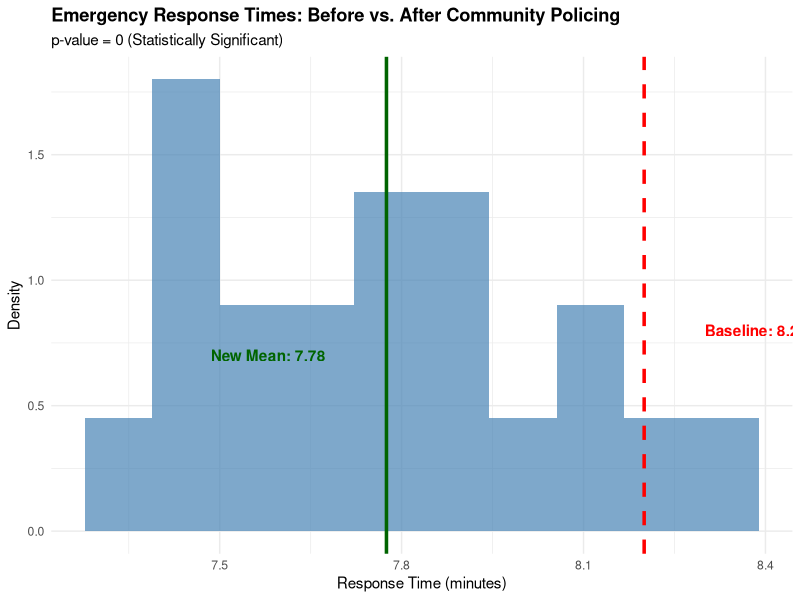
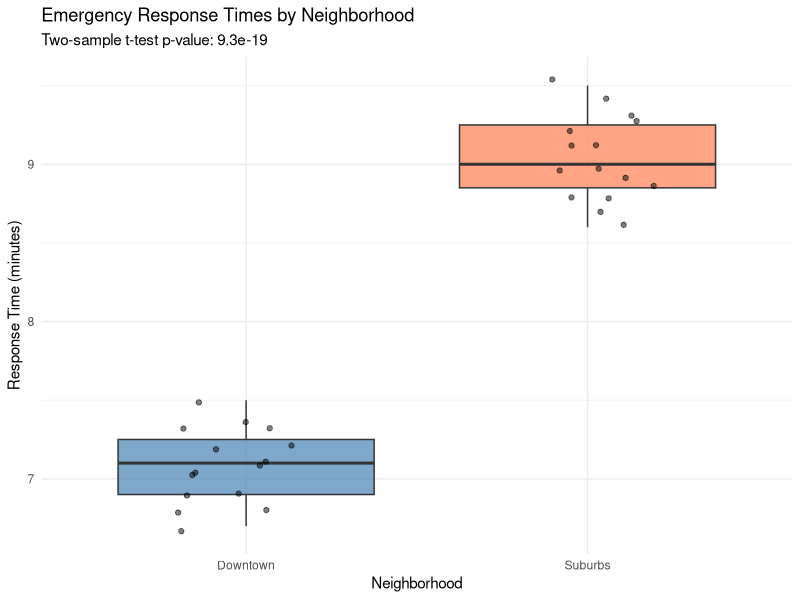

Source code (R) for these figures, in order:
## ---- chunk 1
knitr::opts_chunk$set(echo = TRUE, warning = FALSE, message = FALSE)
## ---- chunk 2
library(tidyverse)
## ---- chunk 3
# Response times (in minutes) after the community policing program
response_times <- c(
  7.8, 8.1, 7.5, 7.9, 8.3,
  7.6, 7.4, 8.0, 7.7, 7.8,
  8.2, 7.3, 7.9, 7.5, 8.1,
  7.6, 7.8, 7.4, 7.7, 7.9
)

# Known baseline (before the program)
baseline_mean <- 8.2
baseline_sd <- 1.5
alpha <- 0.05

# Create a tibble
response_data <- tibble(
  call_number = 1:20,
  response_time = response_times
)

# View the data
response_data
## ---- chunk 4
# Calculate summary statistics for the new response times
summary_stats <- response_data |>
  summarize(
    sample_size = n(),
    sample_mean = mean(response_time),
    sample_sd = sd(response_time),
    standard_error = sample_sd / sqrt(sample_size),
    min_time = min(response_time),
    max_time = max(response_time)
  )

summary_stats
## ---- chunk 5
# Perform the t-test
t_test_result <- t.test(
  response_data$response_time,
  mu = baseline_mean,
  alternative = "less"  # We expect times to be LESS (faster)
)

t_test_result
## ---- chunk 6
# Extract key values
t_statistic <- t_test_result$statistic
p_value <- t_test_result$p.value
conf_interval <- t_test_result$conf.int

# Create interpretation
interpretation <- tibble(
  Metric = c(
    "Baseline Mean (before program)",
    "Sample Mean (after program)",
    "Difference",
    "t-statistic",
    "p-value",
    "Significant at α = 0.05?"
  ),
  Value = c(
    paste(baseline_mean, "minutes"),
    paste(round(summary_stats$sample_mean, 2), "minutes"),
    paste(round(baseline_mean - summary_stats$sample_mean, 2), "minutes faster"),
    round(t_statistic, 3),
    format(p_value, scientific = FALSE, digits = 4),
    ifelse(p_value < alpha, "Yes - Reject null hypothesis", "No - Fail to reject null hypothesis")
  )
)

knitr::kable(interpretation, caption = "Hypothesis Test Results")
## ---- chunk 7
# Create a visualization showing the distribution and our sample mean
ggplot(response_data, aes(x = response_time)) +
  geom_histogram(aes(y = after_stat(density)), bins = 10, fill = "steelblue", alpha = 0.7) +
  geom_vline(xintercept = baseline_mean, color = "red", linetype = "dashed", size = 1.2) +
  geom_vline(xintercept = summary_stats$sample_mean, color = "darkgreen", size = 1.2) +
  annotate("text", x = baseline_mean + 0.1, y = 0.8,
           label = paste("Baseline:", baseline_mean),
           color = "red", hjust = 0, fontface = "bold") +
  annotate("text", x = summary_stats$sample_mean - 0.1, y = 0.7,
           label = paste("New Mean:", round(summary_stats$sample_mean, 2)),
           color = "darkgreen", hjust = 1, fontface = "bold") +
  labs(
    title = "Emergency Response Times: Before vs. After Community Policing",
    subtitle = paste0("p-value = ", round(p_value, 4),
                      ifelse(p_value < 0.05, " (Statistically Significant)", " (Not Significant)")),
    x = "Response Time (minutes)",
    y = "Density"
  ) +
  theme_minimal() +
  theme(plot.title = element_text(face = "bold"))
## ---- chunk 8
# Create data for two neighborhoods
neighborhood_data <- tibble(
  neighborhood = c(rep("Downtown", 15), rep("Suburbs", 15)),
  response_time = c(
    # Downtown times
    7.2, 6.8, 7.5, 7.1, 6.9, 7.3, 7.0, 6.7, 7.4, 7.2, 6.8, 7.1, 7.0, 6.9, 7.3,
    # Suburban times
    9.1, 8.7, 9.3, 8.9, 9.5, 8.8, 9.2, 9.0, 8.6, 9.4, 9.1, 8.8, 9.3, 9.0, 8.9
  )
)

# View summary by neighborhood
neighborhood_data |>
  group_by(neighborhood) |>
  summarize(
    mean_time = mean(response_time),
    sd_time = sd(response_time),
    n = n()
  )
## ---- chunk 9
# Two-sample t-test
two_sample_test <- t.test(response_time ~ neighborhood, data = neighborhood_data)
two_sample_test
## ---- chunk 10
# Visualize the comparison
ggplot(neighborhood_data, aes(x = neighborhood, y = response_time, fill = neighborhood)) +
  geom_boxplot(alpha = 0.7) +
  geom_jitter(width = 0.2, alpha = 0.5) +
  scale_fill_manual(values = c("Downtown" = "steelblue", "Suburbs" = "coral")) +
  labs(
    title = "Emergency Response Times by Neighborhood",
    subtitle = paste("Two-sample t-test p-value:", format(two_sample_test$p.value, scientific = TRUE, digits = 3)),
    x = "Neighborhood",
    y = "Response Time (minutes)"
  ) +
  theme_minimal() +
  theme(legend.position = "none")
## ---- chunk 11
# Create a table explaining p-value interpretation
p_value_guide <- tibble(
  `P-value Range` = c("p < 0.001", "0.001 ≤ p < 0.01", "0.01 ≤ p < 0.05", "p ≥ 0.05"),
  `Interpretation` = c(
    "Very strong evidence against null hypothesis",
    "Strong evidence against null hypothesis",
    "Moderate evidence against null hypothesis",
    "Insufficient evidence to reject null hypothesis"
  ),
  `Typical Description` = c(
    "Highly significant",
    "Very significant",
    "Significant",
    "Not significant"
  )
)

knitr::kable(p_value_guide, caption = "Guide to Interpreting P-values")
